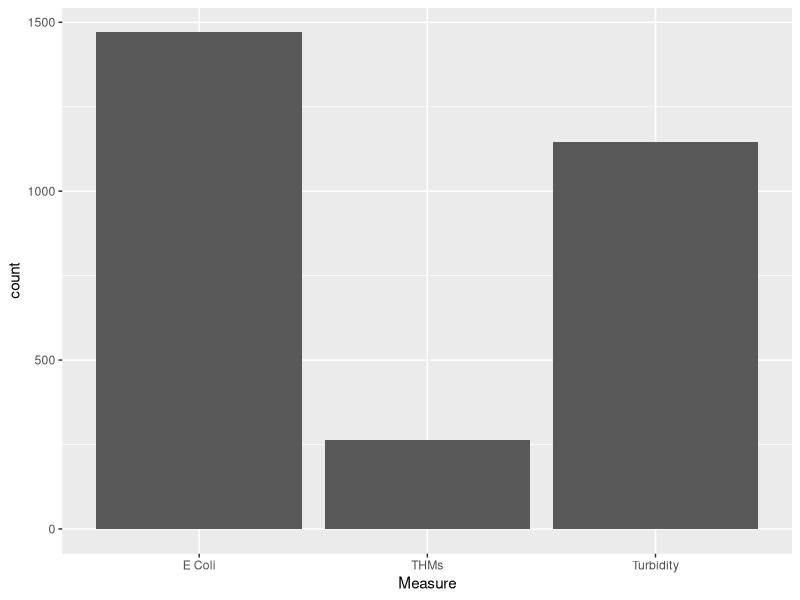
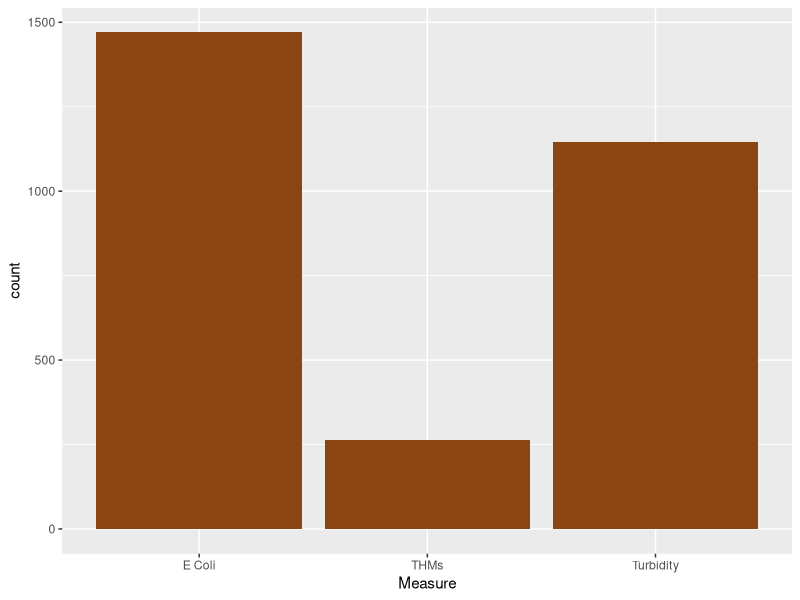
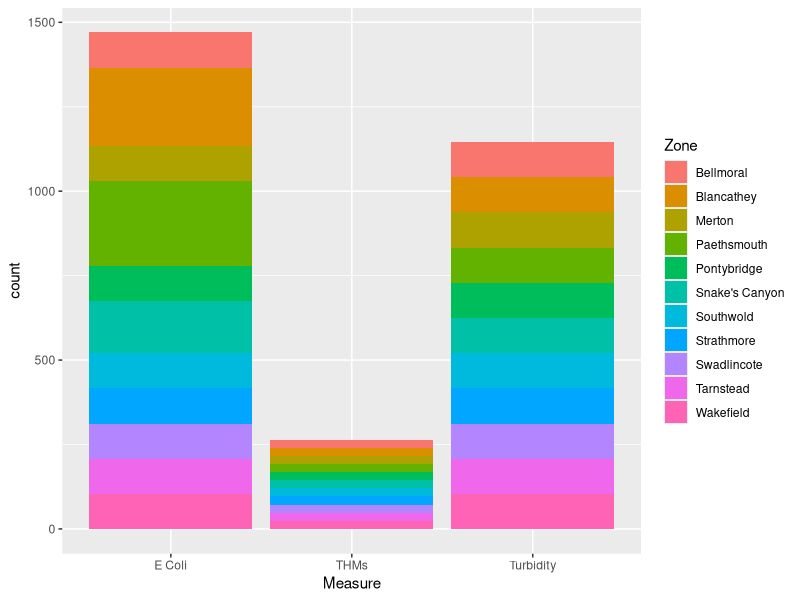
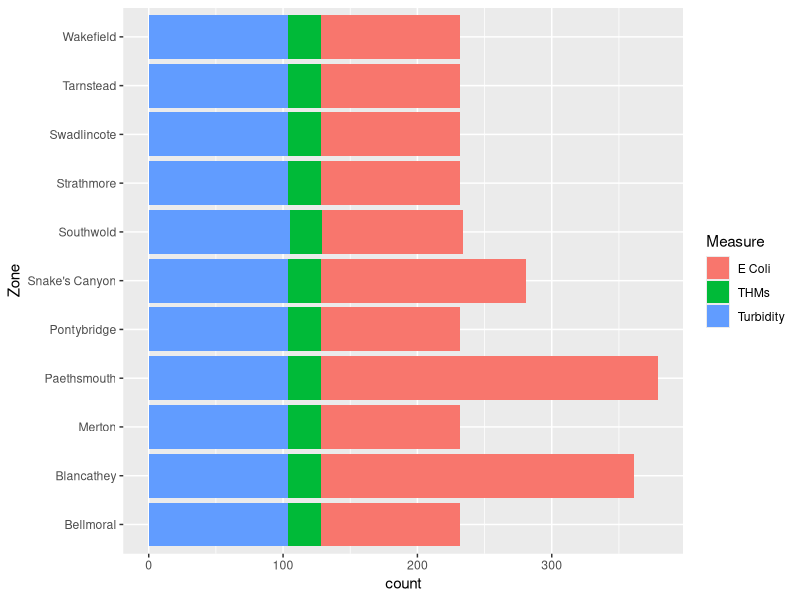
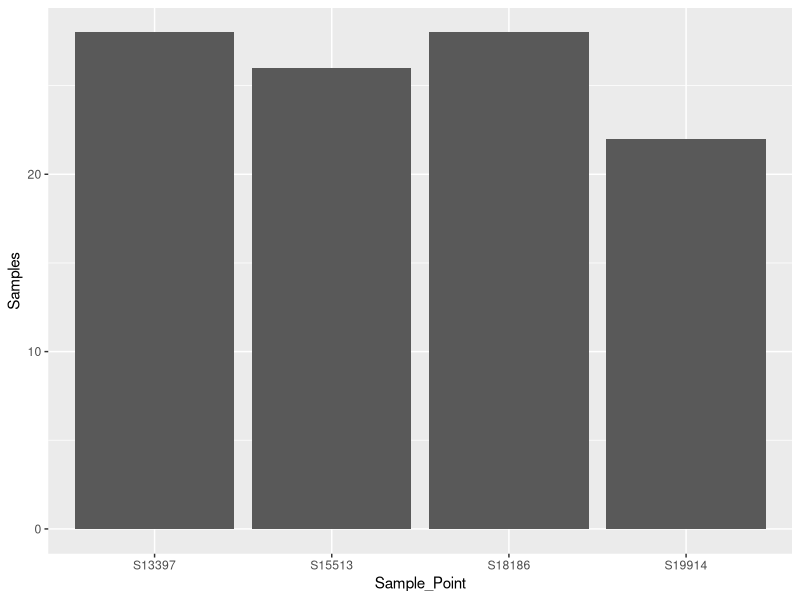
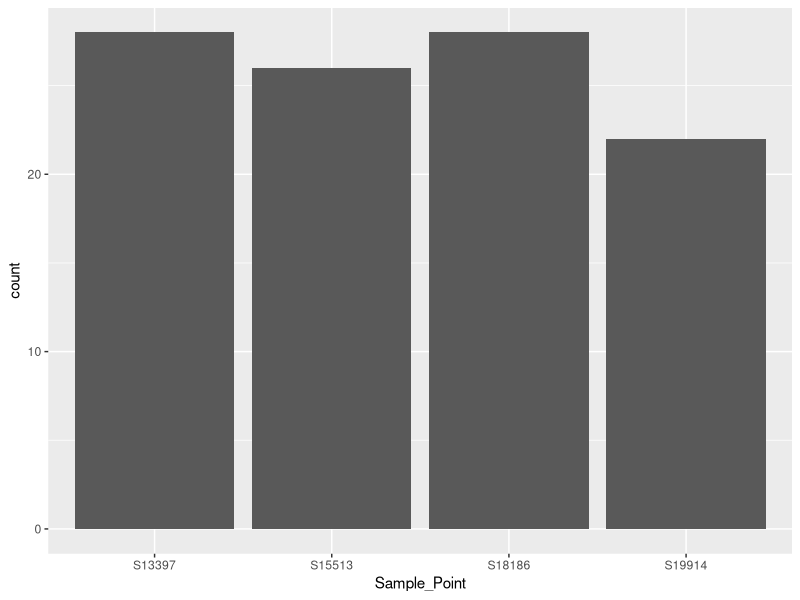
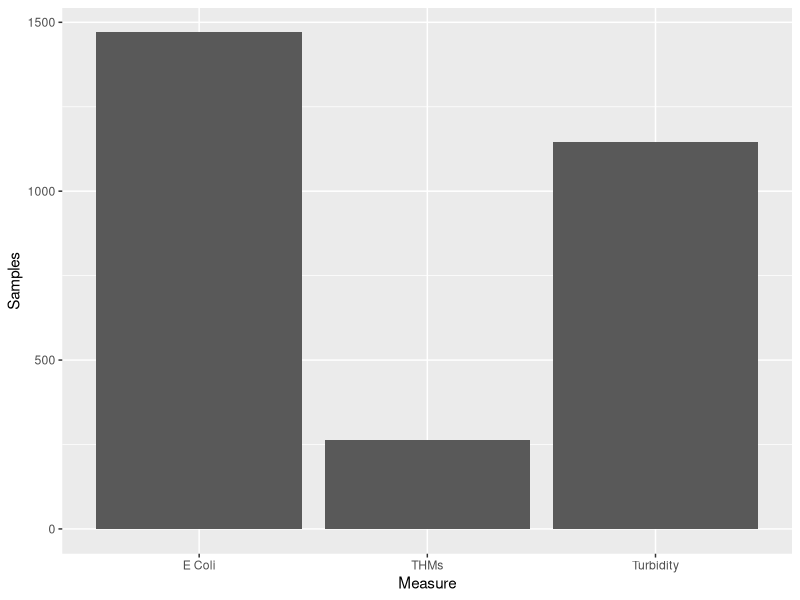
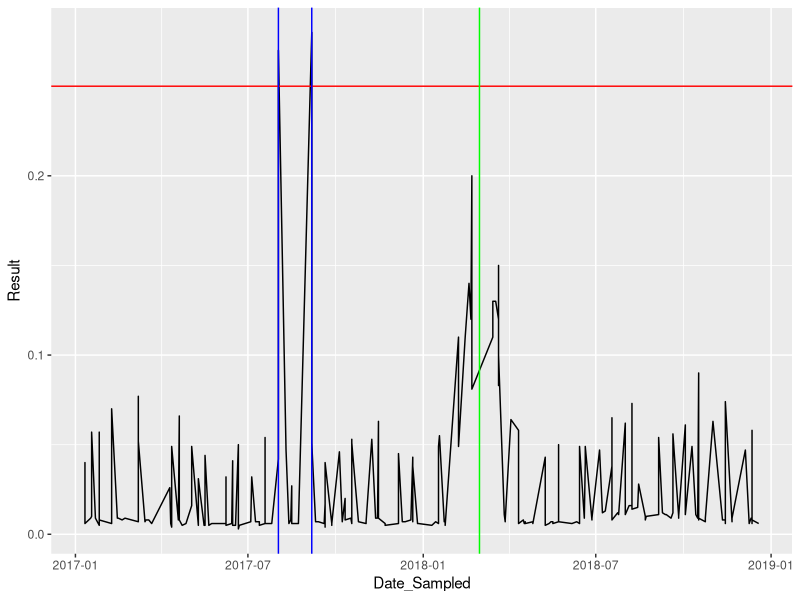

These charts were generated, in order, by the following R code:
## Visualisations for session 4

## Load data
library(tidyverse)
gormsey <- read_csv("casestudy1/gormsey.csv")
str(gormsey)

## Basics
ggplot(gormsey, aes(Measure)) + 
    geom_bar()
ggsave("manuscript/resources/session4/gormsey_measures.png", width = 8, height = 6)

## Add colour
ggplot(gormsey, aes(Measure)) + 
    geom_bar(fill = "chocolate4")
ggsave("manuscript/resources/session4/gormsey_measures_col.png", width = 8, height = 6)

# Aesthethics
ggplot(gormsey, aes(Measure, fill = Zone)) + 
    geom_bar()
ggsave("manuscript/resources/session4/gormsey_measures_zones.png", width = 8, height = 6)

# Coords flipped
ggplot(gormsey, aes(Zone, fill = Measure)) + 
    geom_bar() + 
    coord_flip()
ggsave("manuscript/resources/session4/gormsey_zones.png", width = 8, height = 6)

## Columns
turbidity_merton <- subset(gormsey, Zone == "Merton" & Measure == "Turbidity")
samples <- as.data.frame(table(turbidity_merton$Sample_Point))
names(samples) <- c("Sample_Point", "Samples")
samples <- subset(samples, Samples != 0)
                  
ggplot(samples, aes(Sample_Point, Samples)) +
    geom_col() 
ggsave("manuscript/resources/session4/gormsey_turbidity_merton.png", width = 8, height = 6)

## Recreate this chart using the bar geom.
ggplot(turbidity_merton, aes(Sample_Point)) + geom_bar()

## Use the aggregate and length functions to create a data frame that count the number of samples for each analyte (measure) and visualise it with a bar chart
measures <- aggregate(list(Samples = gormsey$Sample_No), 
                      list(Measure = gormsey$Measure), length)
ggplot(measures, aes(Measure, Samples)) + 
    geom_col()


## Time series
class(gormsey$Date_Sampled)
gormsey$Date_Sampled <- as.Date(gormsey$Date_Sampled)
class(gormsey$Date_Sampled)

thm <- subset(gormsey, Measure == "THMs")

## abline
mx <- which(thm$Result >= 0.25)

ggplot(thm, aes(Date_Sampled, Result)) +
    geom_line() + 
    geom_hline(yintercept = .25, col = "red") + 
    geom_vline(xintercept = thm$Date_Sampled[mx], col = "blue") + 
    geom_vline(xintercept = as.Date("2018-03-01"), col = "green")
ggsave("manuscript/resources/session4/gormsey_thm_time_series.png", width = 8, height = 6)

## Add the trend line the THM timeseries. Experiment with the two different methods.
ggplot(subset(gormsey, Measure == "THMs"), aes(Date_Sampled, Result)) +
    geom_line() +
    geom_hline(yintercept = .25, col = "red") +
    geom_smooth(method = lm) +
    geom_smooth(method = loess, col = "green") 

ggsave("manuscript/resources/session4/gormsey_thm_trend.png", width = 8, height = 6)


ggplot(gormsey, aes(Zone, Result)) + geom_boxplot() + coord_flip()

## boxplot
turbidity <- subset(gormsey, Measure == "Turbidity" & Zone == "Merton" | Zone == "Southwold")


ggplot(turbidity, aes(Zone, Result)) + 
    geom_boxplot()

ggplot(thm, aes(Zone, Result)) + 
    geom_boxplot() + 
    coord_flip() + 
    geom_hline(yintercept = 0.25, col = "red")
ggsave("manuscript/resources/session4/gormsey_thm_zone.png", width = 8, height = 6)


## Facets
ggplot(gormsey, aes(Date_Sampled, Result, col = Measure)) + 
    geom_line() + 
    facet_wrap(~Measure, scales = "free_y")


ggsave("manuscript/resources/session4/gormsey_thm_turbidity.png", width = 8, height = 6)

